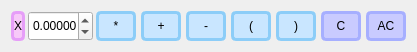
   <widget class="QWidget" name="layoutWidget">
    <property name="geometry">
     <rect>
      <x>10</x>
      <y>90</y>
      <width>411</width>
      <height>36</height>
     </rect>
    </property>
    <layout class="QHBoxLayout" name="horizontalLayout_3">
     <property name="spacing">
      <number>3</number>
     </property>
     <item>
      <widget class="QPushButton" name="X_">
       <property name="minimumSize">
        <size>
         <width>0</width>
         <height>30</height>
        </size>
       </property>
       <property name="maximumSize">
        <size>
         <width>20</width>
         <height>30</height>
        </size>
       </property>
       <property name="styleSheet">
        <string notr="true">QPushButton {
    border-radius: 5px;
	background-color:rgb(247, 201, 248) ;
    color: rgb(0, 0, 0);
	font: 500 17px &quot;Calibri&quot;;
	border: 3px solid rgb(230, 158, 248);
}

QPushButton:pressed {
    background-color: rgb(230, 158, 248);
	font-size: 25px ;
}</string>
       </property>
       <property name="text">
        <string>X</string>
       </property>
      </widget>
     </item>
     <item>
      <widget class="QDoubleSpinBox" name="valueX">
       <property name="maximumSize">
        <size>
         <width>65</width>
         <height>30</height>
        </size>
       </property>
       <property name="decimals">
        <number>7</number>
       </property>
       <property name="minimum">
        <double>-10000000.000000000000000</double>
       </property>
       <property name="maximum">
        <double>10000000.000000000000000</double>
       </property>
      </widget>
     </item>
     <item>
      <layout class="QHBoxLayout" name="horizontalLayout_2">
       <property name="spacing">
        <number>5</number>
       </property>
       <item>
        <widget class="QPushButton" name="multiplication">
         <property name="sizePolicy">
          <sizepolicy hsizetype="Minimum" vsizetype="Minimum">
           <horstretch>0</horstretch>
           <verstretch>0</verstretch>
          </sizepolicy>
         </property>
         <property name="minimumSize">
          <size>
           <width>40</width>
           <height>30</height>
          </size>
         </property>
         <property name="maximumSize">
          <size>
           <width>40</width>
           <height>30</height>
          </size>
         </property>
         <property name="styleSheet">
          <string notr="true">QPushButton {
    border-radius: 5px;
	background-color:rgb(201, 230, 255) ;
    color: rgb(0, 0, 0);
	font: 700 17px &quot;Calibri&quot;;
	border: 3px solid rgb(140, 205, 248);
}

QPushButton:pressed {
    background-color: rgb(140, 205, 248);
	font-size: 25px ;
}</string>
         </property>
         <property name="text">
          <string>*</string>
         </property>
        </widget>
       </item>
       <item>
        <layout class="QGridLayout" name="gridLayout_3">
         <item row="0" column="0">
          <widget class="QPushButton" name="plus">
           <property name="sizePolicy">
            <sizepolicy hsizetype="Minimum" vsizetype="Minimum">
             <horstretch>0</horstretch>
             <verstretch>0</verstretch>
            </sizepolicy>
           </property>
           <property name="minimumSize">
            <size>
             <width>40</width>
             <height>30</height>
            </size>
           </property>
           <property name="maximumSize">
            <size>
             <width>40</width>
             <height>30</height>
            </size>
           </property>
           <property name="styleSheet">
            <string notr="true">QPushButton {
    border-radius: 5px;
	background-color:rgb(201, 230, 255) ;
    color: rgb(0, 0, 0);
	font: 700 17px &quot;Calibri&quot;;
	border: 3px solid rgb(140, 205, 248);
}

QPushButton:pressed {
    background-color: rgb(140, 205, 248);
	font-size: 25px ;
}</string>
           </property>
           <property name="text">
            <string>+</string>
           </property>
          </widget>
         </item>
         <item row="0" column="1">
          <widget class="QPushButton" name="minus">
           <property name="sizePolicy">
            <sizepolicy hsizetype="Minimum" vsizetype="Minimum">
             <horstretch>0</horstretch>
             <verstretch>0</verstretch>
            </sizepolicy>
           </property>
           <property name="minimumSize">
            <size>
             <width>40</width>
             <height>30</height>
            </size>
           </property>
           <property name="maximumSize">
            <size>
             <width>40</width>
             <height>30</height>
            </size>
           </property>
           <property name="styleSheet">
            <string notr="true">QPushButton {
    border-radius: 5px;
	background-color:rgb(201, 230, 255) ;
    color: rgb(0, 0, 0);
	font: 700 17px &quot;Calibri&quot;;
	border: 3px solid rgb(140, 205, 248);
}

QPushButton:pressed {
    background-color: rgb(140, 205, 248);
	font-size: 25px ;
}</string>
           </property>
           <property name="text">
            <string>-</string>
           </property>
          </widget>
         </item>
         <item row="0" column="2">
          <widget class="QPushButton" name="openBracket">
           <property name="sizePolicy">
            <sizepolicy hsizetype="Minimum" vsizetype="Minimum">
             <horstretch>0</horstretch>
             <verstretch>0</verstretch>
            </sizepolicy>
           </property>
           <property name="minimumSize">
            <size>
             <width>40</width>
             <height>30</height>
            </size>
           </property>
           <property name="maximumSize">
            <size>
             <width>40</width>
             <height>30</height>
            </size>
           </property>
           <property name="styleSheet">
            <string notr="true">QPushButton {
    border-radius: 5px;
	background-color:rgb(201, 230, 255) ;
    color: rgb(0, 0, 0);
	font: 700 17px &quot;Calibri&quot;;
	border: 3px solid rgb(140, 205, 248);
}

QPushButton:pressed {
    background-color: rgb(140, 205, 248);
	font-size: 25px ;
}</string>
           </property>
           <property name="text">
            <string>(</string>
           </property>
          </widget>
         </item>
         <item row="0" column="3">
          <widget class="QPushButton" name="closeBracket">
           <property name="enabled">
            <bool>true</bool>
           </property>
           <property name="sizePolicy">
            <sizepolicy hsizetype="Minimum" vsizetype="Minimum">
             <horstretch>0</horstretch>
             <verstretch>0</verstretch>
            </sizepolicy>
           </property>
           <property name="minimumSize">
            <size>
             <width>40</width>
             <height>30</height>
            </size>
           </property>
           <property name="maximumSize">
            <size>
             <width>40</width>
             <height>30</height>
            </size>
           </property>
           <property name="styleSheet">
            <string notr="true">QPushButton {
    border-radius: 5px;
	background-color:rgb(201, 230, 255) ;
    color: rgb(0, 0, 0);
	font: 700 17px &quot;Calibri&quot;;
	border: 3px solid rgb(140, 205, 248);
}

QPushButton:pressed {
    background-color: rgb(140, 205, 248);
	font-size: 25px ;
}</string>
           </property>
           <property name="text">
            <string>)</string>
           </property>
          </widget>
         </item>
         <item row="0" column="4">
          <widget class="QPushButton" name="deleteChar">
           <property name="sizePolicy">
            <sizepolicy hsizetype="Minimum" vsizetype="Minimum">
             <horstretch>0</horstretch>
             <verstretch>0</verstretch>
            </sizepolicy>
           </property>
           <property name="minimumSize">
            <size>
             <width>40</width>
             <height>30</height>
            </size>
           </property>
           <property name="maximumSize">
            <size>
             <width>40</width>
             <height>30</height>
            </size>
           </property>
           <property name="styleSheet">
            <string notr="true">QPushButton {
    border-radius: 5px;
	background-color:rgb(201, 203, 255) ;
    color: rgb(0, 0, 0);
	font: 500 17px &quot;Calibri&quot;;
	border: 3px solid  rgb(166, 175, 255);
}

QPushButton:pressed {
    background-color: rgb(166, 175, 255);
	font-size: 25px ;
}</string>
           </property>
           <property name="text">
            <string>C</string>
           </property>
          </widget>
         </item>
         <item row="0" column="5">
          <widget class="QPushButton" name="deleteAll">
           <property name="sizePolicy">
            <sizepolicy hsizetype="Minimum" vsizetype="Minimum">
             <horstretch>0</horstretch>
             <verstretch>0</verstretch>
            </sizepolicy>
           </property>
           <property name="minimumSize">
            <size>
             <width>40</width>
             <height>30</height>
            </size>
           </property>
           <property name="maximumSize">
            <size>
             <width>40</width>
             <height>30</height>
            </size>
           </property>
           <property name="styleSheet">
            <string notr="true">QPushButton {
    border-radius: 5px;
	background-color:rgb(201, 203, 255) ;
    color: rgb(0, 0, 0);
	font: 500 17px &quot;Calibri&quot;;
	border: 3px solid  rgb(166, 175, 255);
}

QPushButton:pressed {
    background-color: rgb(166, 175, 255);
	font-size: 25px ;
}</string>
           </property>
           <property name="text">
            <string>AC</string>
           </property>
          </widget>
         </item>
        </layout>
       </item>
      </layout>
     </item>
    </layout>
   </widget>
